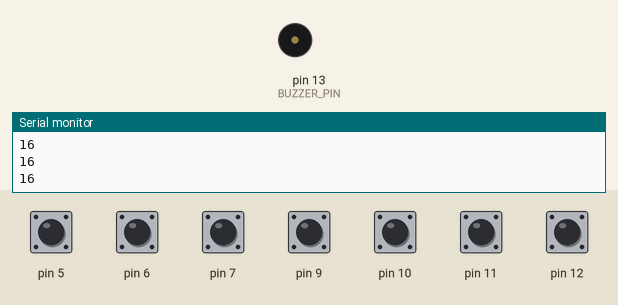
A sketch run on a simulated Arduino Uno, built with avr-gcc and run on an emulated ATmega328P. On the bench: buzzer (waves = sounding), the last lines printed to the serial monitor. The inputs (shaded band) are chosen by the test bench; at power-on: pin 5–7, pin 9–12 HIGH.

Above: at 1.2 s.
1.3 s: pin 5 pulled LOW for 1 s
At 1.5 s:
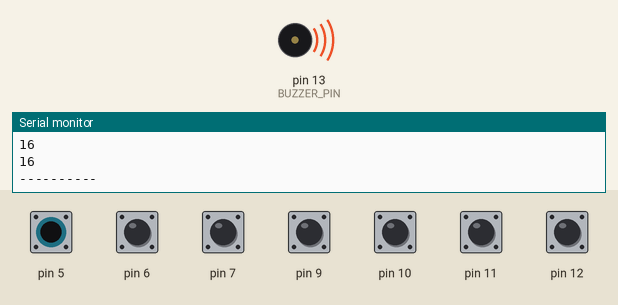
Timing chart, 0 to 4.3 s (numbered marks = the images above; inputs shaded):
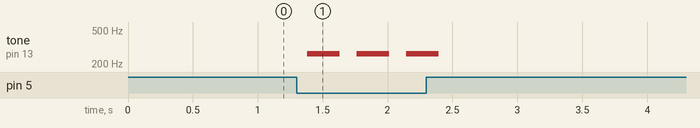

Measured:
- after the input at 1.3 s, tone on pin 13 (BUZZER_PIN): alternates 262 Hz for 0.25 s and silent for 0.13 s, 6 changes in all, then stays silent, starting after 0.08 s

The sketch:

piano.ino
```cpp
#include <CapacitiveSensor.h>

//definizione Note
#define NOTA_C4  262
#define NOTA_D4  294
#define NOTA_E4  330
#define NOTA_F4  349
#define NOTA_G4  392
#define NOTA_A4  440
#define NOTA_B4  494

#define BUZZER_PIN 13
#define DURATA_NOTA 250
#define PAUSA (DURATA_NOTA * 1.3)

long valore_tasti[7] = {0, 0, 0, 0, 0, 0, 0};
int note[7] = {NOTA_C4, NOTA_D4, NOTA_E4, NOTA_F4, NOTA_G4, NOTA_A4, NOTA_B4};

//inizializza i tasti capacitivi
CapacitiveSensor tasti[7] = {
                            CapacitiveSensor(4,5),
                            CapacitiveSensor(4,6),
                            CapacitiveSensor(4,7),
                            CapacitiveSensor(8,9),
                            CapacitiveSensor(8,10),
                            CapacitiveSensor(8,11),
                            CapacitiveSensor(8,12)
};


void play_nota(int nota){
    tone(BUZZER_PIN, nota, DURATA_NOTA);
    delay(PAUSA);
    noTone(BUZZER_PIN);
}

void setup(){
    pinMode(13,OUTPUT);
    digitalWrite(13, LOW);

    Serial.begin(115200);
    for (int i = 0; i < 7; i++) {
       tasti[i].set_CS_AutocaL_Millis(0xFFFFFFFF);
    }
}


void loop(){

    for (int i = 0; i < 7; i++) {
      valore_tasti[i] = tasti[i].capacitiveSensor(50);
      Serial.println(valore_tasti[i]);
    }
    Serial.println("----------");

    for (int i = 0; i < 7; i++) {
      if (valore_tasti[i] > 1500) {
        play_nota(note[i]);
      }
      valore_tasti[i] = 0;
    }
    delay(20);
}
```
